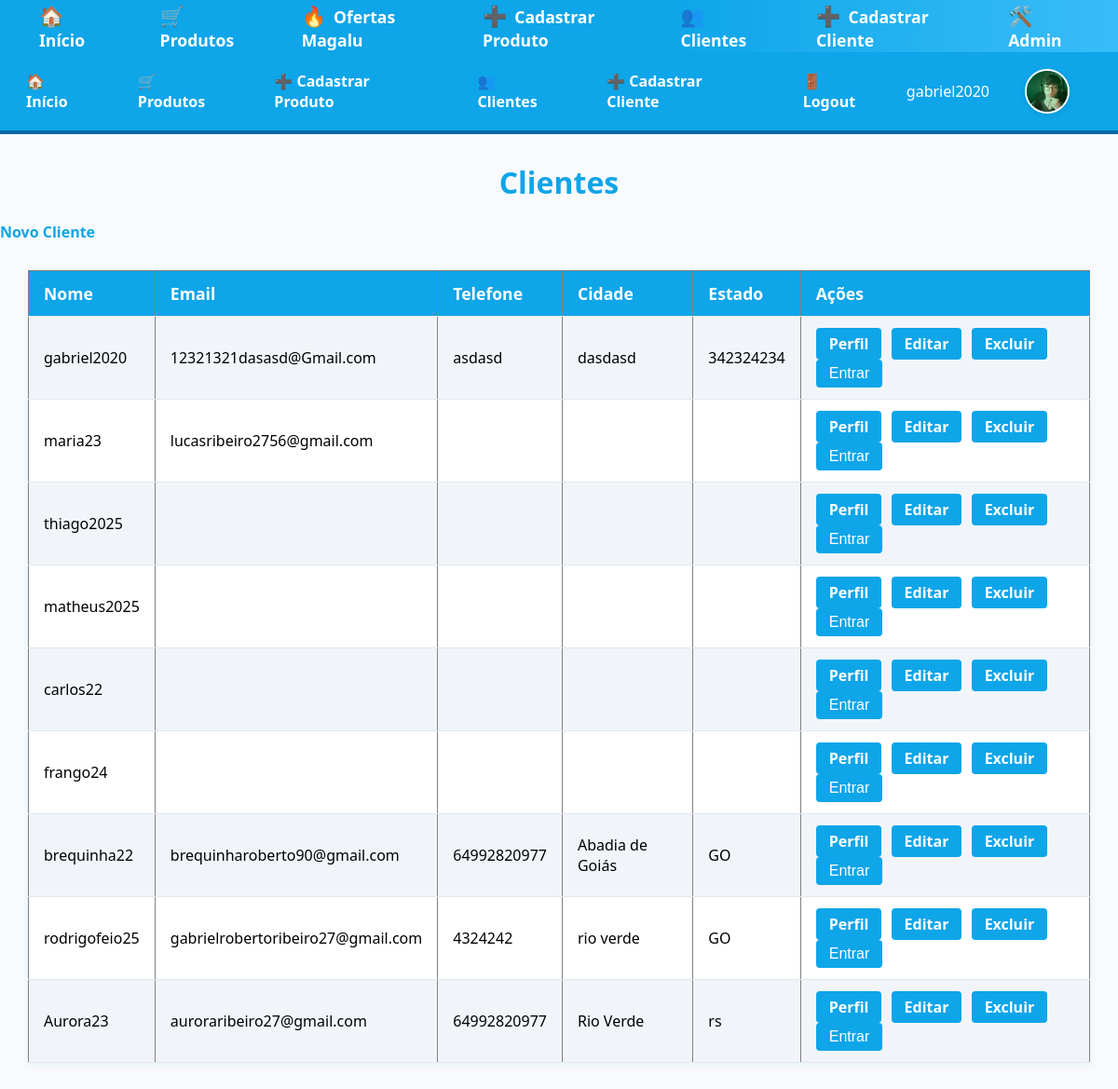
The app's page /clientes/ (signed in) with its own data.
### app/models.py (models this page shows, shortened)
class user(models.Model):
    username = models.CharField(max_length=100)
    password = models.CharField(max_length=100)
    email = models.EmailField(max_length=100)
    telefone = models.CharField(max_length=100)
    data_de_nascimento = models.DateField()
    cpf = models.CharField(max_length=100)
    rg = models.CharField(max_length=100)
    endereco = models.CharField(max_length=100)
    cidade = models.CharField(max_length=100)
    estado = models.CharField(max_length=100)
    cep = models.CharField(max_length=100)
    imagem = models.ImageField(upload_to='perfil/', blank=True, null=True)
    favoritos = models.ManyToManyField('produto', related_name='favoritado_por', blank=True)
    compras = models.ManyToManyField('produto', related_name='comprado_por', blank=True)

### app/views.py (the view)
# urls.py: path('clientes/', views.cliente_list, name='cliente_list'),
def cliente_list(request):
    clientes = user.objects.all()
    cliente_logado = None
    if request.user.is_authenticated:
        try:
            cliente_logado = user.objects.get(pk=request.user.id)
        except user.DoesNotExist:
            cliente_logado = None
    return render(request, 'cliente_list.html', {'clientes': clientes, 'cliente_logado': cliente_logado})

### app/templates/cliente_list.html (shortened to what this page needs)
{% load static %}
{% include "_categorias.html" %}
{% include "_menu.html" %}
<!DOCTYPE html>
<html>
<head>
    <link rel="stylesheet" href="{% static 'produto_list.css' %}">
</head>
<body>
    <h1>Clientes</h1>
    <a href="{% url 'cliente_create' %}">Novo Cliente</a>
    <table border="1">
        <tr>
            <th>Nome</th>
            <th>Email</th>
            <th>Telefone</th>
            <th>Cidade</th>
            <th>Estado</th>
            <th>Ações</th>
        </tr>
        {% for c in clientes %}
        <tr>
            <td>{{ c.username }}</td>
            <td>{{ c.email }}</td>
            <td>{{ c.telefone }}</td>
            <td>{{ c.cidade }}</td>
            <td>{{ c.estado }}</td>
            <td class="cliente-actions">
                {% if request.user.id == c.pk %}
                    <a href="{% url 'perfil_cliente' c.pk %}">Perfil</a>
                {% else %}
                    <a href="{% url 'perfil_cliente' c.pk %}" onclick="alert('Você só pode acessar seu próprio perfil!'); return false;">Perfil</a>
                {% endif %}
                <a href="{% url 'cliente_edit' c.pk %}">Editar</a>
                <a href="{% url 'cliente_delete' c.pk %}">Excluir</a>
                <form action="{% url 'cliente_login_instant' c.pk %}" method="post" style="display:inline;">
                    <button type="submit">Entrar</button>
                </form>
            </td>
        </tr>
        {% empty %}
        <tr>
            <td colspan="6">Nenhum cliente cadastrado.</td>
        </tr>
        {% endfor %}
    </table>
</body>
</html>

### app/templates/_menu.html (shortened to what this page needs)
{% load static %}
<nav class="menu-bar">
    <ul>
        <li><a href="{% url 'produto_list' %}">🏠 Início</a></li>
        <li><a href="{% url 'produto_list' %}">🛒 Produtos</a></li>
        <li><a href="{% url 'produto_create' %}">➕ Cadastrar Produto</a></li>
        <li><a href="{% url 'cliente_list' %}">👥 Clientes</a></li>
        <li><a href="{% url 'cliente_create' %}">➕ Cadastrar Cliente</a></li>
        <li><a href="{% url 'logout' %}">🚪 Logout</a></li>
    </ul>
    <div class="menu-profile">
        <span class="menu-profile-name">{{ request.user.username }}</span>
        {% if cliente_logado %}
            <a href="{% url 'perfil_cliente' cliente_logado.pk %}">
                {% if cliente_logado.imagem %}
                    <img src="{{ cliente_logado.imagem.url }}" class="menu-profile-img" alt="Perfil">
                {% else %}
                    <img src="{% static 'default_profile.png' %}" class="menu-profile-img" alt="Perfil">
                {% endif %}
            </a>
        {% endif %}
    </div>
</nav>

### static/produto_list.css (style rules this page uses)
body { background: #f8fafc; font-family: 'Segoe UI', Arial, sans-serif; margin: 0; padding: 0; }
h1 { color: #0ea5e9; text-align: center; margin-top: 30px; }
a { color: #0ea5e9; text-decoration: none; font-weight: bold; }
table { margin: 30px auto; border-collapse: collapse; width: 95%; background: #fff; box-shadow: 0 2px 8px rgba(14,165,233,0.08); }
th, td { padding: 12px 16px; border-bottom: 1px solid #e0e7ef; text-align: left; }
th { background: #0ea5e9; color: #fff; font-size: 1.1em; }
tr:nth-child(even) { background: #f1f5f9; }
button, .btn { background: #0ea5e9; color: #fff; border: none; padding: 8px 18px; border-radius: 4px; font-size: 1em; cursor: pointer; margin-right: 6px; transition: background 0.2s; text-decoration: none; display: inline-block; }
img { border-radius: 6px; box-shadow: 0 1px 4px rgba(14,165,233,0.10); }

### app/templates/_menu.html (style rules this page uses)
.menu-bar { background: #0ea5e9; padding: 0; margin: 0 0 30px 0; border-bottom: 4px solid #0369a1; display: flex; align-items: center; justify-content: space-between; }
.menu-bar ul { list-style: none; margin: 0; padding: 0; display: flex; }
.menu-bar li { margin: 0; }
.menu-bar a { display: block; padding: 18px 28px; color: #fff; text-decoration: none; font-weight: bold; border-right: 1px solid #0369a1; transition: background 0.2s; }
.menu-bar a:last-child { border-right: none; }
.menu-profile { display: flex; align-items: center; margin-right: 24px; }
.menu-profile-img { width: 44px; height: 44px; border-radius: 50%; object-fit: cover; border: 2px solid #fff; margin-left: 10px; box-shadow: 0 2px 6px rgba(0,0,0,0.08); cursor: pointer; }
.menu-profile-name { color: #fff; margin-left: 8px; font-weight: 500; }

### app/templates/cliente_list.html (style rules this page uses)
.cliente-actions button, .cliente-actions a { margin-right: 6px; background: #0ea5e9; color: #fff; border: none; padding: 6px 14px; border-radius: 4px; font-size: 1em; cursor: pointer; transition: background 0.2s; text-decoration: none; display: inline-block; }

### records on screen
user: imagem (picture), username "gabriel2020", email "12321321dasasd@Gmail.com", telefone "asdasd", cidade "dasdasd", estado "342324234", shows "Perfil"
user: username "maria23", email "lucasribeiro2756@gmail.com", shows "Perfil"
user: username "thiago2025", shows "Perfil"
user: username "matheus2025", shows "Perfil"
user: username "carlos22", shows "Perfil"
user: username "frango24", shows "Perfil"
user: username "brequinha22", email "brequinharoberto90@gmail.com", telefone "64992820977", cidade "Abadia de Goiás", estado "GO", shows "Perfil"
user: username "rodrigofeio25", email "gabrielrobertoribeiro27@gmail.com", telefone "4324242", cidade "rio verde", estado "GO", shows "Perfil"
user: username "Aurora23", email "auroraribeiro27@gmail.com", telefone "64992820977", cidade "Rio Verde", estado "rs", shows "Perfil"

### other values on screen
{{ request.user.username }} "gabriel2020"
